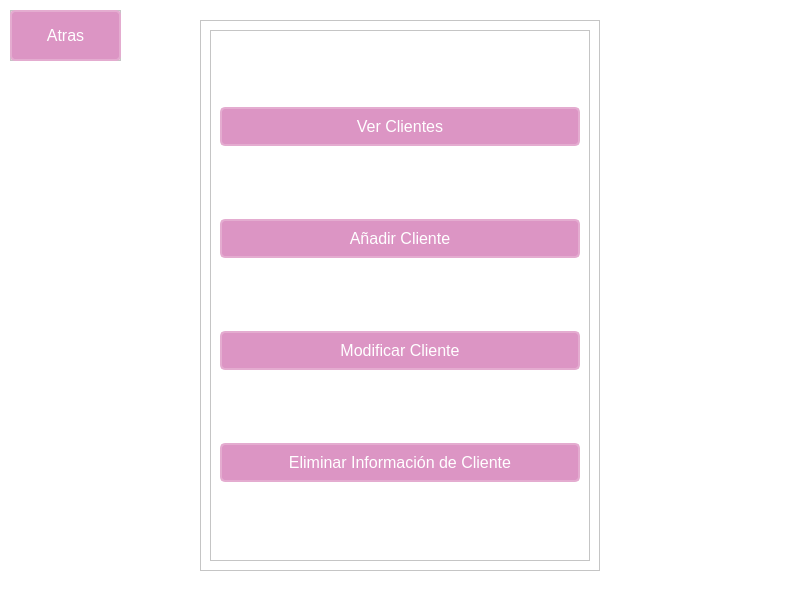
<?xml version="1.0" encoding="UTF-8"?>
<ui version="4.0">
 <class>GestionClientes</class>
 <widget class="QMainWindow" name="GestionClientes">
  <property name="windowModality">
   <enum>Qt::NonModal</enum>
  </property>
  <property name="geometry">
   <rect>
    <x>0</x>
    <y>0</y>
    <width>800</width>
    <height>600</height>
   </rect>
  </property>
  <property name="maximumSize">
   <size>
    <width>800</width>
    <height>600</height>
   </size>
  </property>
  <property name="windowTitle">
   <string>Gestión Clientes</string>
  </property>
  <property name="windowIcon">
   <iconset resource="../recursos/login_rc.qrc">
    <normaloff>:/Icono/images/icono.ico</normaloff>:/Icono/images/icono.ico</iconset>
  </property>
  <property name="styleSheet">
   <string notr="true">background-color: rgb(255, 255, 255);</string>
  </property>
  <widget class="QWidget" name="centralwidget">
   <widget class="QFrame" name="frame">
    <property name="geometry">
     <rect>
      <x>10</x>
      <y>10</y>
      <width>111</width>
      <height>51</height>
     </rect>
    </property>
    <property name="styleSheet">
     <string notr="true">QPushButton {
    border: 2px solid #e4acd0;
    border-radius: 5px;
    padding: 8px 16px;
    background-color: #dc95c4; /* Fondo */
    color: #ffffff; /* Color del texto */
    font-family: Arial, sans-serif;
    font-size: 16px;
}

QPushButton:hover {
    background-color: #dc84bc; /* Fondo al pasar el cursor */
}

QPushButton:pressed {
    background-color: #d484b4; /* Fondo al presionar */
}</string>
    </property>
    <property name="frameShape">
     <enum>QFrame::StyledPanel</enum>
    </property>
    <property name="frameShadow">
     <enum>QFrame::Raised</enum>
    </property>
    <widget class="QPushButton" name="BotonAtras">
     <property name="geometry">
      <rect>
       <x>0</x>
       <y>0</y>
       <width>111</width>
       <height>51</height>
      </rect>
     </property>
     <property name="text">
      <string>Atras</string>
     </property>
    </widget>
   </widget>
   <widget class="QFrame" name="frame_2">
    <property name="geometry">
     <rect>
      <x>200</x>
      <y>20</y>
      <width>400</width>
      <height>551</height>
     </rect>
    </property>
    <property name="frameShape">
     <enum>QFrame::StyledPanel</enum>
    </property>
    <property name="frameShadow">
     <enum>QFrame::Raised</enum>
    </property>
    <layout class="QVBoxLayout" name="verticalLayout">
     <item>
      <widget class="QFrame" name="frame_3">
       <property name="styleSheet">
        <string notr="true">QPushButton {
    border: 2px solid #e4acd0;
    border-radius: 5px;
    padding: 8px 16px;
    background-color: #dc95c4; /* Fondo */
    color: #ffffff; /* Color del texto */
    font-family: Arial, sans-serif;
    font-size: 16px;
}

QPushButton:hover {
    background-color: #dc84bc; /* Fondo al pasar el cursor */
}

QPushButton:pressed {
    background-color: #d484b4; /* Fondo al presionar */
}</string>
       </property>
       <property name="frameShape">
        <enum>QFrame::StyledPanel</enum>
       </property>
       <property name="frameShadow">
        <enum>QFrame::Raised</enum>
       </property>
       <layout class="QVBoxLayout" name="verticalLayout_2">
        <item>
         <widget class="QPushButton" name="BotonVerClientes">
          <property name="text">
           <string>Ver Clientes</string>
          </property>
         </widget>
        </item>
        <item>
         <widget class="QPushButton" name="BotonAddCliente">
          <property name="text">
           <string>Añadir Cliente</string>
          </property>
         </widget>
        </item>
        <item>
         <widget class="QPushButton" name="BotonModificarCliente">
          <property name="text">
           <string>Modificar Cliente</string>
          </property>
         </widget>
        </item>
        <item>
         <widget class="QPushButton" name="BotonEliminarInfoCliente">
          <property name="text">
           <string>Eliminar Información de Cliente</string>
          </property>
         </widget>
        </item>
       </layout>
      </widget>
     </item>
    </layout>
   </widget>
  </widget>
 </widget>
 <resources>
  <include location="../recursos/login_rc.qrc"/>
 </resources>
 <connections/>
</ui>
